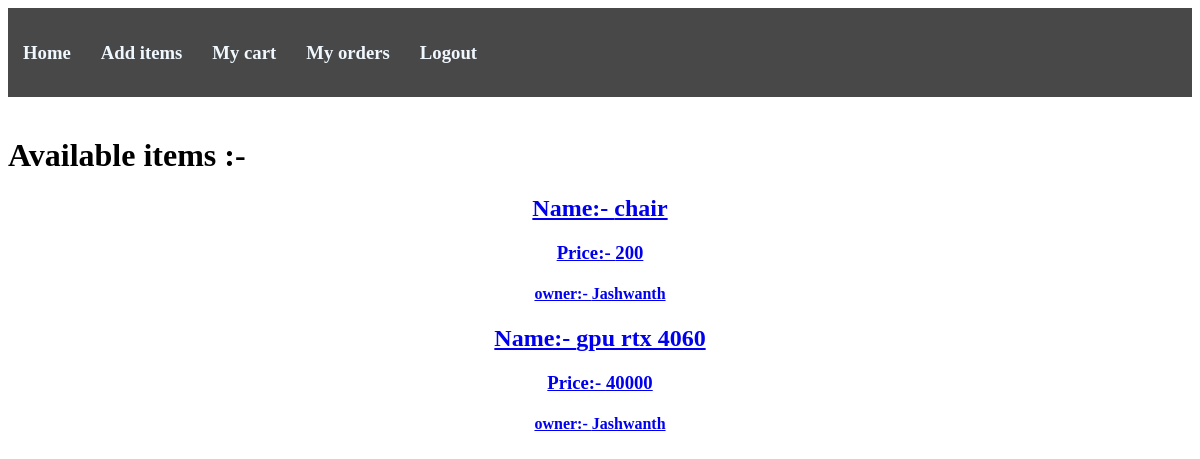
The app's page / (signed in) with its own data.
### base/models.py (models this page shows, shortened)
class Items(models.Model):
    owner = models.ForeignKey(User, on_delete=models.CASCADE, null=True)
    category = models.ForeignKey(Category, on_delete=models.SET_NULL, null=True)
    name = models.CharField(max_length=20)
    price = models.IntegerField(null=True)
    description = models.TextField(max_length=200, null=True)

### base/views.py (the view)
# urls.py: path('',v.index,name='index'),
def index(request):
    items = Items.objects.all()
    context = {'items': items}
    return render(request,'base/index.html',context)

### base/templates/base/index.html
{% extends 'main.html' %}
{% block body %}
    <h1>Available items :- </h1>
<div style="text-align: center;">
    {% for item in items %}
        <a href="{% url 'base:itpage' item.id %}">
            <div class="items" >
                <h2>  Name:- {{ item.name}}</h2>
                <h3>    Price:- {{ item.price}}</h3>
                <h4>    owner:- {{ item.owner }} </h4>
            </div>
        </a>
    {% endfor %}
</div>
{% endblock %}

### records on screen
Items: name "chair", price "200", owner "Jashwanth"
Items: name "gpu rtx 4060", price "40000", owner "Jashwanth"
